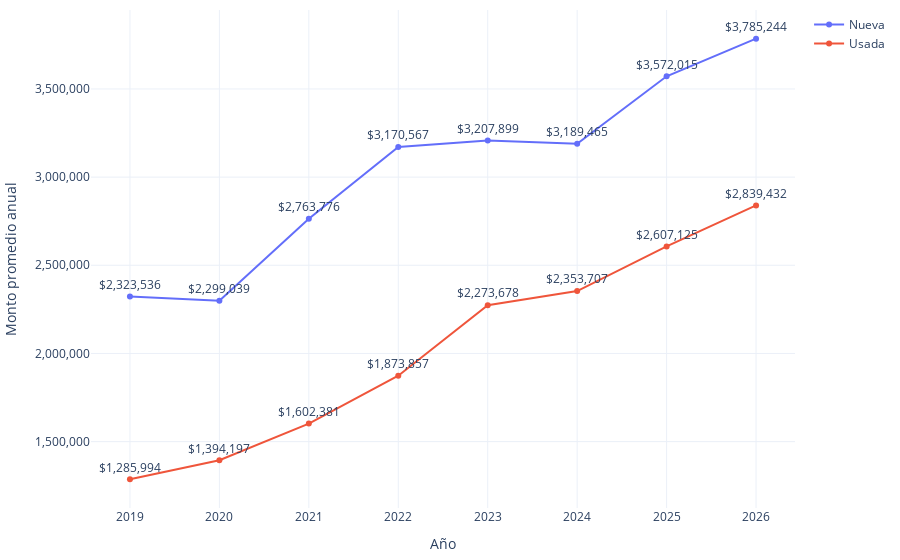

Notebook source saved alongside this figure:
### Code cell
import os
import plotly.graph_objects as go
import plotly.io as pio

# Crear la figura
fig = go.Figure()

# Graficar cada modalidad
modalidades = conteo_pachuca['modalidad'].unique()
#colores = ['red', 'lightgreen']  # Definir los colores a usar
for i, modalidad in enumerate(modalidades):
    df_modalidad = conteo_pachuca[conteo_pachuca['modalidad'] == modalidad]
    fig.add_trace(go.Scatter(
        x=df_modalidad['año'], 
        y=df_modalidad['montos'], 
        mode='lines+markers+text',  # Mostrar líneas, puntos y texto
        name=modalidad, 
        text=df_modalidad['montos'].apply(lambda x: f'${x:,.0f}'),  # Añadir el texto de los valores formateados
        textposition="top center",  # Posicionar el texto encima de los puntos
        #line=dict(color=colores[i % len(colores)]),  # Asignar el color basado en el índice
        #marker=dict(color=colores[i % len(colores)]),  # Asignar el color basado en el índice
    ))

# Configurar el diseño
fig.update_layout(
    xaxis_title="Año",
    yaxis_title="Monto promedio anual",
    yaxis_tickformat=",.0f",  # Formatear el eje y con separadores de coma y sin decimales
    template="plotly_white",
    margin=dict(l=10, r=10, t=10, b=10)
)
# Función para exportar gráfica como archivo HTML
def guardar_grafico_como_html(fig, nombre_archivo, carpeta='assets/graficas'):
    # Crear la carpeta si no existe
    if not os.path.exists(carpeta):
        os.makedirs(carpeta)
    # Guardar la gráfica como archivo HTML en la carpeta especificada
    pio.write_html(fig, os.path.join(carpeta, f'{nombre_archivo}.html'))

# Exportar
guardar_grafico_como_html(fig, 'g_scatt_forecast_credit_promedio', carpeta='assets/graficas')
fig.show()

### Figure 1 — Plotly figure (JSON) as saved in the notebook; plotly's stock layout.template omitted (floating-point values rounded to 4 significant figures)
{"data": [{"mode": "lines+markers+text", "name": "Nueva", "text": ["$2,323,536", "$2,299,039", "$2,763,776", "$3,170,567", "$3,207,899", "$3,189,465", "$3,572,015", "$3,785,244"], "textposition": "top center", "type": "scatter", "x": [2019, 2020, 2021, 2022, 2023, 2024, 2025, 2026], "y": [2323536, 2299039, 2763776, 3170567, 3207899, 3189465, 3572015, 3785244]}, {"mode": "lines+markers+text", "name": "Usada", "text": ["$1,285,994", "$1,394,197", "$1,602,381", "$1,873,857", "$2,273,678", "$2,353,707", "$2,607,125", "$2,839,432"], "textposition": "top center", "type": "scatter", "x": [2019, 2020, 2021, 2022, 2023, 2024, 2025, 2026], "y": [1285994, 1394197, 1602381, 1873857, 2273678, 2353707, 2607125, 2839432]}], "layout": {"margin": {"b": 10, "l": 10, "r": 10, "t": 10}, "xaxis": {"title": {"text": "Año"}}, "yaxis": {"tickformat": ",.0f", "title": {"text": "Monto promedio anual"}}}}
